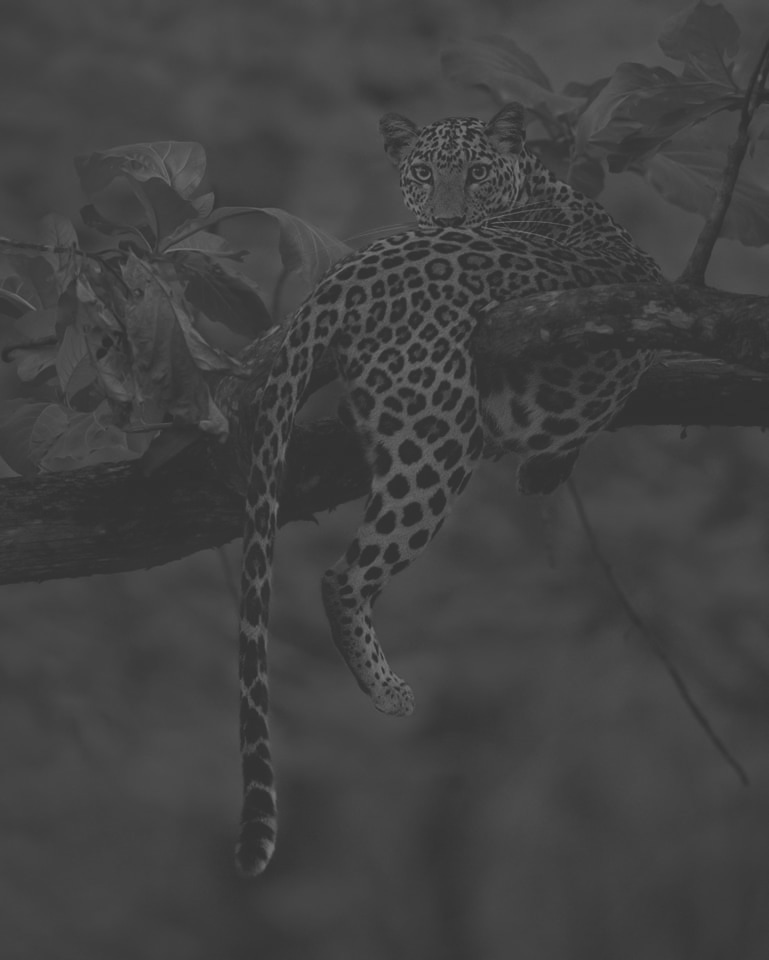
#> input picture benchmark-matrix-multiplication/tiger_low_constrast.jpg, 769 x 960 px
$ python bench-image-matrix.py
#> lines starting #> are read from the running program, lines starting #| are printed output that depends on the picture
import cv2
import math
import time

img = cv2.imread('tiger_low_constrast.jpg', cv2.IMREAD_GRAYSCALE)
#> img is the input picture: shape (960, 769); min 45, max 116, mean 66
contrast = 2

start_time = time.time()
img = img * contrast
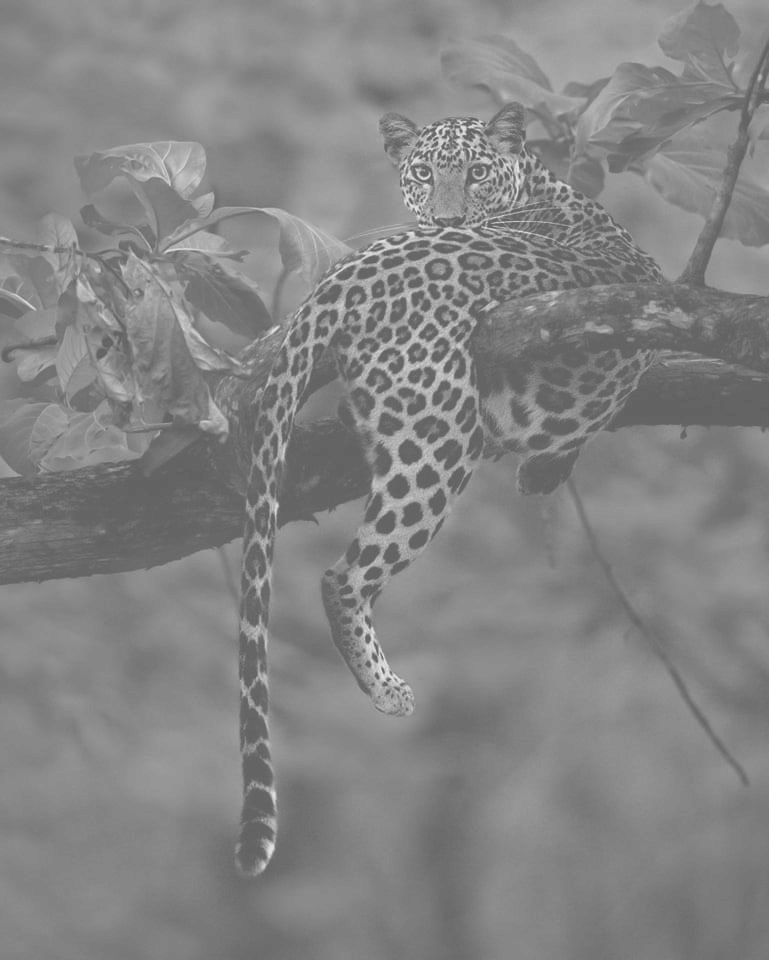
#> img: shape (960, 769); min 90, max 232, mean 132.1
img[img > 255] = 255
elapsed_time = time.time() - start_time

print(elapsed_time)
